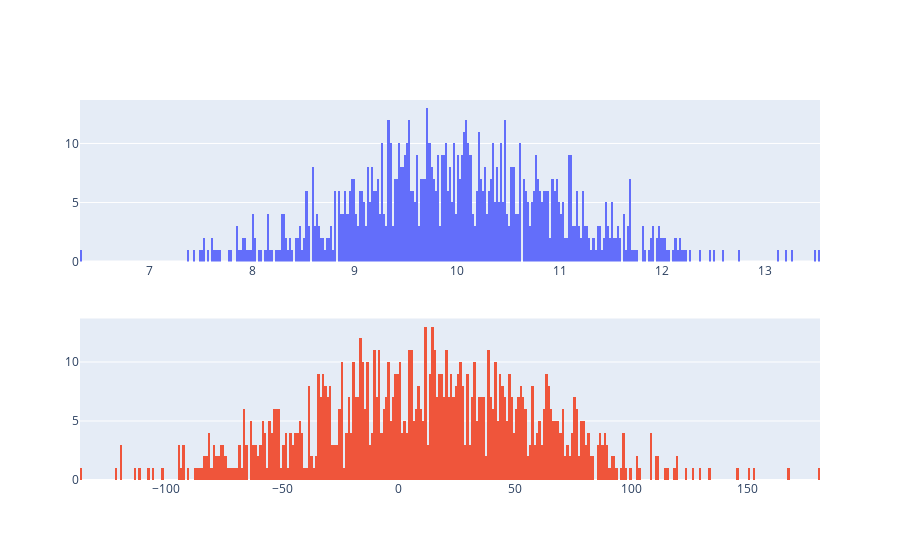

Write notebook code for a chart like this one.
### Markdown cell above
## Normal Distribution

1. In the same way in the Uniform Distribution challenge, write a function that generates normally distributed random numbers.
1. Generate 1,000 normally distributed numbers with the average of 10 and standard deviation of 1
1. Generate 1,000 normally distributed numbers with the average of 10 and standard deviation of 50
2. Plot the distributions of the data generated.

Expected output:

![normal distribution](nd.png)

### Code cell
# your code here
def create_norm(mean=0,std=1,count=100):
    return norm(loc=mean,scale=std).rvs(count)

dist_1 = create_norm(10,1,1000)
dist_2 = create_norm(10,50,1000)

fig = make_subplots(rows=2,cols=1)
fig.add_trace(go.Histogram(x=dist_1,nbinsx=500),row=1,col=1)
fig.add_trace(go.Histogram(x=dist_2,nbinsx=500),row=2,col=1)
fig.update_layout(showlegend=False)

### Figure 1 — Plotly figure (JSON) as saved in the notebook; plotly's stock layout.template omitted (floating-point values rounded to 4 significant figures; data arrays with more than 128 entries replaced by an {"elided": "..."} marker saying what was removed)
{"data": [{"nbinsx": 500, "type": "histogram", "x": {"elided": "1000 float values"}, "xaxis": "x", "yaxis": "y"}, {"nbinsx": 500, "type": "histogram", "x": {"elided": "1000 float values"}, "xaxis": "x2", "yaxis": "y2"}], "layout": {"showlegend": false, "xaxis": {"anchor": "y", "domain": [0, 1]}, "xaxis2": {"anchor": "y2", "domain": [0, 1]}, "yaxis": {"anchor": "x", "domain": [0.575, 1]}, "yaxis2": {"anchor": "x2", "domain": [0, 0.425]}}}
